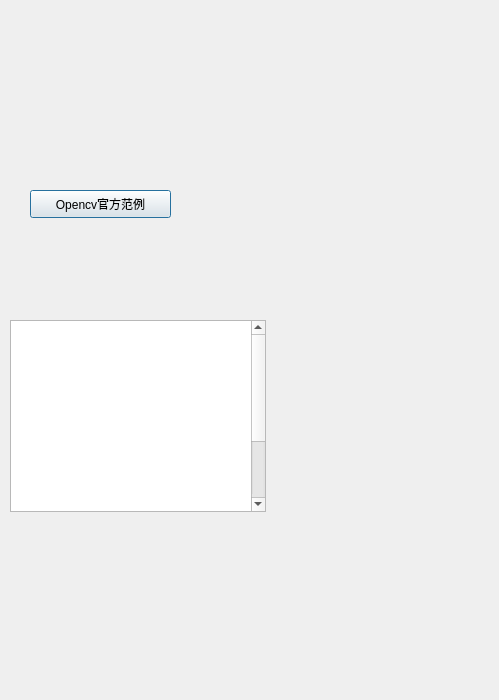
<?xml version="1.0" encoding="UTF-8"?>
<ui version="4.0">
 <class>Chapter2</class>
 <widget class="QDialog" name="Chapter2">
  <property name="geometry">
   <rect>
    <x>0</x>
    <y>0</y>
    <width>499</width>
    <height>700</height>
   </rect>
  </property>
  <property name="windowTitle">
   <string>Dialog</string>
  </property>
  <widget class="QPushButton" name="C2PB1">
   <property name="geometry">
    <rect>
     <x>30</x>
     <y>190</y>
     <width>141</width>
     <height>28</height>
    </rect>
   </property>
   <property name="text">
    <string>Opencv官方范例</string>
   </property>
  </widget>
  <widget class="QTextBrowser" name="textBrowser">
   <property name="geometry">
    <rect>
     <x>10</x>
     <y>320</y>
     <width>256</width>
     <height>192</height>
    </rect>
   </property>
   <property name="styleSheet">
    <string notr="true">QTextBrowser {background-color:rgb(255,132,129,0);border-radius:3px;color:rgb(0,0,0);}
font: 14pt &quot;KaiTi&quot;;</string>
   </property>
   <property name="html">
    <string>&lt;!DOCTYPE HTML PUBLIC &quot;-//W3C//DTD HTML 4.0//EN&quot; &quot;http://www.w3.org/TR/REC-html40/strict.dtd&quot;&gt;
&lt;html&gt;&lt;head&gt;&lt;meta name=&quot;qrichtext&quot; content=&quot;1&quot; /&gt;&lt;style type=&quot;text/css&quot;&gt;
p, li { white-space: pre-wrap; }
&lt;/style&gt;&lt;/head&gt;&lt;body style=&quot; font-family:'.SF NS Text'; font-size:13pt; font-weight:400; font-style:normal;&quot;&gt;
&lt;p style=&quot; margin-top:0px; margin-bottom:0px; margin-left:0px; margin-right:0px; -qt-block-indent:0; text-indent:0px;&quot;&gt;&lt;span style=&quot; font-size:14pt; font-weight:600; font-style:italic; color:#ffffff;&quot;&gt;OpenCV作为一个在全球使用人数最多的计算机视觉库，其实官方已经准备了大量的示例程序，供广大初学者学习。而市面上绝大多数的OpenCV书籍教程和网络博文的第一手知识来源，就是这些官方提供的技术文档和示例程序。&lt;/span&gt;&lt;/p&gt;&lt;/body&gt;&lt;/html&gt;</string>
   </property>
  </widget>
 </widget>
 <resources/>
 <connections/>
</ui>
